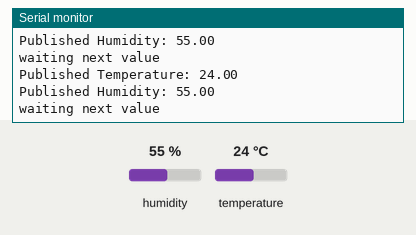
Recording of a sketch running on a simulated ESP32. On the bench: the last lines printed to the serial monitor. Inputs (shaded band) come from the test bench; at power-on: humidity 55 %, temperature 24 °C. WiFi joins after 1.5 s; servers stay silent unless stated; random numbers use the default seed unless the sketch sets one; no MQTT or app messages arrive unless stated.

Above: at 2.7 s.
2.8 s: humidity set to 22 %
At 5.4 s:
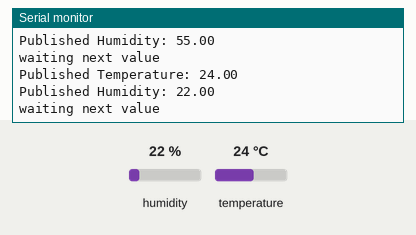
6.6 s: temperature set to 12 °C
At 8.9 s:
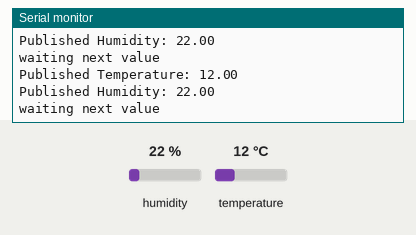
10.4 s: humidity set to 40 %
At 11.3 s:
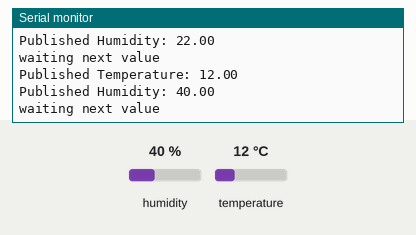
Timing chart, 0 to 13.4 s (numbered marks = the images above; inputs shaded):
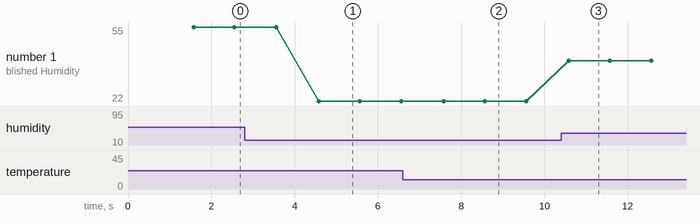

Measured:
- after the input at 2.8 s, the serial monitor: prints a new line after 1.8 s (image 1)
- after the input at 6.6 s, the serial monitor: prints a new line after 0.99 s (image 2)
- after the input at 10.4 s, the serial monitor: prints a new line after 0.19 s (image 3)
- plotted number 1: 55 → 22 after the input at 2.8 s, 22 → 40 after the input at 10.4 s

The sketch:

esp_2_mos_simple.ino
```cpp
#include <WiFi.h>
#include <PubSubClient.h>
#include <DHT.h>

#define DHTPIN 4        // GPIO pin connected to DHT22
#define DHTTYPE DHT11    // DHT 22 (AM2302)
#define WIFI_SSID "NTU FSD"
#define WIFI_PASSWORD ""
#define MQTT_SERVER "10.13.42.178"  // Replace with your Windows PC's IP address on LAN
#define MQTT_PORT 1883

DHT dht(DHTPIN, DHTTYPE);
WiFiClient espClient;
PubSubClient client(espClient);

unsigned long lastMsg = 0;
const long interval = 1000;  // Send every 5 seconds

void setup_wifi() {
  Serial.print("Connecting to WiFi");
  WiFi.begin(WIFI_SSID, WIFI_PASSWORD);
  while (WiFi.status() != WL_CONNECTED) {
    delay(500);
    Serial.print(".");
  }
  Serial.println("\nWiFi connected");
  Serial.print("IP address: ");
  Serial.println(WiFi.localIP());
}

void reconnect() {
  while (!client.connected()) {
    Serial.print("Attempting MQTT connection...");
    String clientId = "ESP32Client-";
    clientId += String(random(0xffff), HEX);
    if (client.connect(clientId.c_str())) {
      Serial.println("connected");
    } else {
      Serial.print("failed, rc=");
      Serial.print(client.state());
      Serial.println(" try again in 5 seconds");
      delay(5000);
    }
  }
}

void setup() {
  Serial.begin(115200);
  dht.begin();
  setup_wifi();
  client.setServer(MQTT_SERVER, MQTT_PORT);
}

void loop() {
  if (!client.connected()) {
    reconnect();
  }
  client.loop();

  unsigned long now = millis();
  if (now - lastMsg > interval) {
    lastMsg = now;
    float temperature = dht.readTemperature();
    float humidity = dht.readHumidity();

    if (isnan(temperature) || isnan(humidity)) {
      Serial.println("Failed to read from DHT sensor!");
      return;
    }

    String tempStr = String(temperature, 2);
    String humStr = String(humidity, 2);

    client.publish("esp32/dht/temp", tempStr.c_str());
    client.publish("esp32/dht/hum", humStr.c_str());

    Serial.print("Published Temperature: ");
    Serial.println(tempStr);
    Serial.print("Published Humidity: ");
    Serial.println(humStr);
    Serial.println("waiting next value");
  }
}
```
